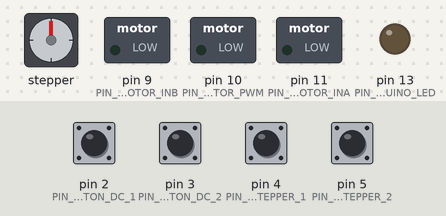
Bench run of a sketch on a simulated Arduino Nano, built with avr-gcc and run on an emulated ATmega328P. Shown: stepper motor, switched loads named in the sketch (green lamp = pin HIGH), output pins drawn as LEDs (lit = HIGH). Inputs (shaded band) come from the test bench; at power-on: pin 2 (PIN_BUTTON_DC_1), pin 3 (PIN_BUTTON_DC_2), pin 4 (PIN_BUTTON_STEPPER_1), pin 5 (PIN_BUTTON_STEPPER_2) HIGH. Stepper angles assume 200 steps per turn; pins used as bus, display or sensor lines are not drawn.

Above: at 1.2 s.
1.3 s: pin 2 (PIN_BUTTON_DC_1) pulled LOW for 0.15 s
At 1.46 s:
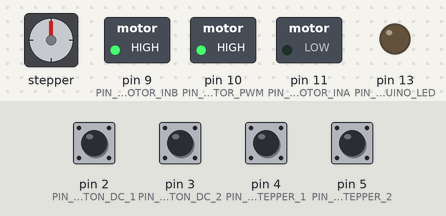
3.0 s: pin 3 (PIN_BUTTON_DC_2) pulled LOW for 1 s
At 3.8 s:
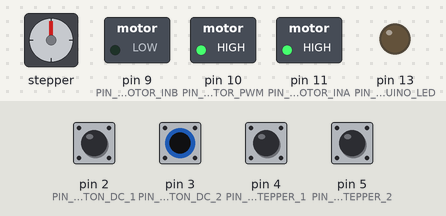
5.5 s: pin 4 (PIN_BUTTON_STEPPER_1) pulled LOW for 1 s
At 7.1 s:
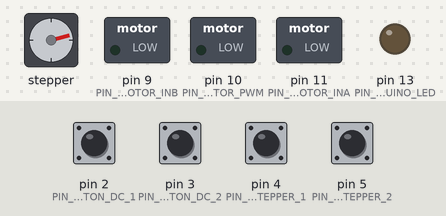
8.5 s: pin 5 (PIN_BUTTON_STEPPER_2) pulled LOW for 1 s
At 9.9 s:
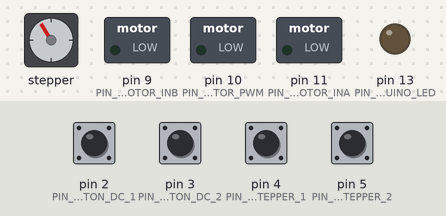
11.5 s: pin 3 (PIN_BUTTON_DC_2) pulled LOW for 0.15 s
At 11.68 s:
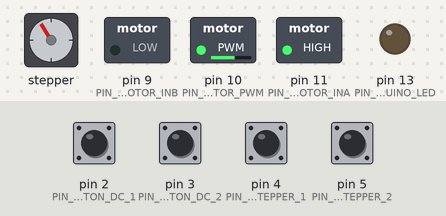
13.2 s: pin 2 (PIN_BUTTON_DC_1) pulled LOW for 1 s
At 14.0 s:
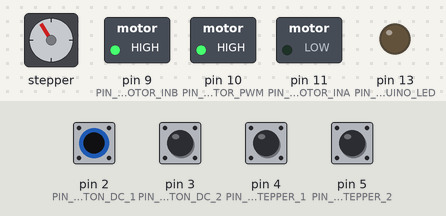
Timing chart, 0 to 16.2 s (numbered marks = the images above; inputs shaded):
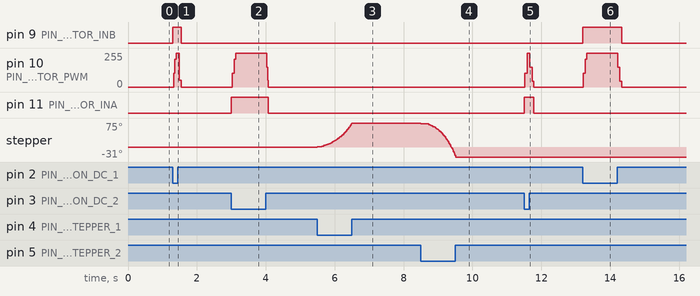

Measured:
- after the input at 1.3 s, pin 9 (PIN_DC_MOTOR_INB): LOW → HIGH at once, → LOW 0.24 s later; pin 10 (PIN_DC_MOTOR_PWM): 0/255 → 255/255 at once, → 0/255 0.17 s later
- after the input at 3.0 s, pin 10 (PIN_DC_MOTOR_PWM): 0/255 → 105/255 at once, → 255/255 0.06 s later, → 0/255 0.94 s later; pin 11 (PIN_DC_MOTOR_INA): LOW → HIGH at once, → LOW 1.1 s later
- after the input at 5.5 s, stepper: turns 75° clockwise in 1.0 s, starting at once
- after the input at 8.5 s, stepper: turns 106° counter-clockwise in 1.0 s, starting at once
- after the input at 11.5 s, pin 10 (PIN_DC_MOTOR_PWM): 0/255 → 105/255 at once, → 255/255 0.07 s later, → 150/255 0.08 s later, → 0/255 0.06 s later; pin 11 (PIN_DC_MOTOR_INA): LOW → HIGH at once, → LOW 0.28 s later
- after the input at 13.2 s, pin 9 (PIN_DC_MOTOR_INB): LOW → HIGH at once, → LOW 1.1 s later; pin 10 (PIN_DC_MOTOR_PWM): 0/255 → 255/255 at once, → 150/255 1.0 s later, → 0/255 0.06 s later

The sketch:

ControllerCode.ino
```cpp
#include <AccelStepper.h>

/**
 * @brief This code is used to control the fully electric drink can opener at the Castor Space club
 * @details The code is written for the Arduino Nano board using Arduino IDE.
 */

/**************************************************************/
/*                        CONSTANTS                           */
/**************************************************************/

// Pin numbers
constexpr unsigned int PIN_BUTTON_DC_1 = 2;         // DC motor button 1
constexpr unsigned int PIN_BUTTON_DC_2 = 3;         // DC motor button 2
constexpr unsigned int PIN_BUTTON_STEPPER_1 = 4;    // Stepper motor button 1
constexpr unsigned int PIN_BUTTON_STEPPER_2 = 5;    // Stepper motor button 2

constexpr unsigned int PIN_STEPPER_DIRECTION = 6;   // Stepper motor direction pin
constexpr unsigned int PIN_STEPPER_STEP = 7;        // Stepper motor step pin
constexpr unsigned int PIN_STEPPER_ENABLE = 8;      // Stepper motor enable pin

// When INA or INB is 1 and other 0, the motor rotates.
// The rotation direction is determined by INA and INB.
// The motor speed is determined by the PWM pin value.
constexpr unsigned int PIN_DC_MOTOR_INB = 9;
constexpr unsigned int PIN_DC_MOTOR_PWM = 10;
constexpr unsigned int PIN_DC_MOTOR_INA = 11;

constexpr unsigned int PIN_ARDUINO_LED = 13;        // Arduino Nano integrated LED

constexpr unsigned int PIN_NOT_USED = 0;            // Not used pin
constexpr unsigned int PIN_NOT_USED_2 = 1;          // Not used pin
constexpr unsigned int PIN_NOT_USED_3 = 12;         // Not used pin

// Motor speed and acceleration constants
constexpr int STEPPER_MAX_SPEED = 1000;     // Magic number from testing the motor in the project
constexpr int DC_MOTOR_MAX_SPEED = 255;    // 8-bit value written to motor PWM pin

constexpr unsigned int stepper_motor_acceleration = 2;       // Acceleration every millisecond
constexpr unsigned int dc_motor_acceleration = 5;             // Acceleration every millisecond

/**************************************************************/
/*                      GLOBAL VARIABLES                      */
/**************************************************************/

// Initialize the stepper motor driver
AccelStepper stepper(AccelStepper::DRIVER, PIN_STEPPER_STEP, PIN_STEPPER_DIRECTION);

int stepper_motor_speed = 0;
int dc_motor_speed = 0;

unsigned long last_motor_speed_calculation_time = 0;

/**************************************************************/
/*                        MAIN PROGRAM                        */
/**************************************************************/

bool buttonPressed(unsigned int pin) {
    return !digitalRead(pin);
}


void setup() {
    pinMode(PIN_BUTTON_DC_1, INPUT_PULLUP);
    pinMode(PIN_BUTTON_DC_2, INPUT_PULLUP);
    pinMode(PIN_BUTTON_STEPPER_1, INPUT_PULLUP);
    pinMode(PIN_BUTTON_STEPPER_2, INPUT_PULLUP);
    pinMode(PIN_STEPPER_DIRECTION, OUTPUT);
    pinMode(PIN_STEPPER_STEP, OUTPUT);
    pinMode(PIN_STEPPER_ENABLE, OUTPUT);
    pinMode(PIN_DC_MOTOR_INB, OUTPUT);
    pinMode(PIN_DC_MOTOR_PWM, OUTPUT);
    pinMode(PIN_DC_MOTOR_INA, OUTPUT);
    pinMode(PIN_ARDUINO_LED, OUTPUT);

    stepper.setMaxSpeed(500);
    stepper.setSpeed(0);
}

void loop() {

    bool stepper_motor_button_1_pressed = buttonPressed(PIN_BUTTON_STEPPER_1);
    bool stepper_motor_button_2_pressed = buttonPressed(PIN_BUTTON_STEPPER_2);
    bool dc_motor_button_1_pressed = buttonPressed(PIN_BUTTON_DC_1);
    bool dc_motor_button_2_pressed = buttonPressed(PIN_BUTTON_DC_2);

    // Calculate motor speeds every millisecond
    if (millis() > last_motor_speed_calculation_time) {
        last_motor_speed_calculation_time = millis();

        // CALCULATE STEPPER MOTOR SPEED
        if (stepper_motor_button_1_pressed && stepper_motor_button_2_pressed) {
            // If both buttons are pressed, do nothing
        } else if (stepper_motor_button_1_pressed) {
            // If button 1 is pressed, increase speed
            stepper_motor_speed += stepper_motor_acceleration;
        } else if (stepper_motor_button_2_pressed) {
            // If button 2 is pressed, decrease speed
            stepper_motor_speed -= stepper_motor_acceleration;
        } else { // If buttons are not pressed, stop the motor
            stepper_motor_speed = 0;
        }

        // Constrain the stepper motor speed to the max speed
        stepper_motor_speed = constrain(stepper_motor_speed, -STEPPER_MAX_SPEED, STEPPER_MAX_SPEED);

        // If stepper speed is not 0, set PIN_STEPPER_ENABLE high
        if (stepper_motor_speed != 0) {
          digitalWrite(PIN_STEPPER_ENABLE, HIGH);
        } else {
          digitalWrite(PIN_STEPPER_ENABLE, LOW);
        }

        // Set the stepper motor speed
        stepper.setSpeed(stepper_motor_speed);

        // CALCULATE DC MOTOR SPEED
        if (dc_motor_button_1_pressed && dc_motor_button_2_pressed) {
            // If both buttons are pressed, do nothing
        } else if (dc_motor_button_1_pressed) {
            // If button 1 is pressed, increase speed
            dc_motor_speed += dc_motor_acceleration;
        } else if (dc_motor_button_2_pressed) {
            // If button 2 is pressed, decrease speed
            dc_motor_speed -= dc_motor_acceleration;
        } else { // If buttons are not pressed, stop the motor
            if (dc_motor_speed > 0) {
                dc_motor_speed -= dc_motor_acceleration;
            } else if (dc_motor_speed < 0) {
                dc_motor_speed += dc_motor_acceleration;
            }
        }

        // Constrain the DC motor speed to the max speed
        dc_motor_speed = constrain(dc_motor_speed, -DC_MOTOR_MAX_SPEED, DC_MOTOR_MAX_SPEED);

        // Set the DC motor speed
        analogWrite(PIN_DC_MOTOR_PWM, abs(dc_motor_speed));

        // Set INA and INB pins based on the DC motor speed
        if (dc_motor_speed > 0) {
            digitalWrite(PIN_DC_MOTOR_INB, HIGH);
            digitalWrite(PIN_DC_MOTOR_INA, LOW);
        } else if (dc_motor_speed < 0) {
            digitalWrite(PIN_DC_MOTOR_INB, LOW);
            digitalWrite(PIN_DC_MOTOR_INA, HIGH);
        } else {
            digitalWrite(PIN_DC_MOTOR_INB, LOW);
            digitalWrite(PIN_DC_MOTOR_INA, LOW);
        }
    }

    stepper.runSpeed();
}
```
